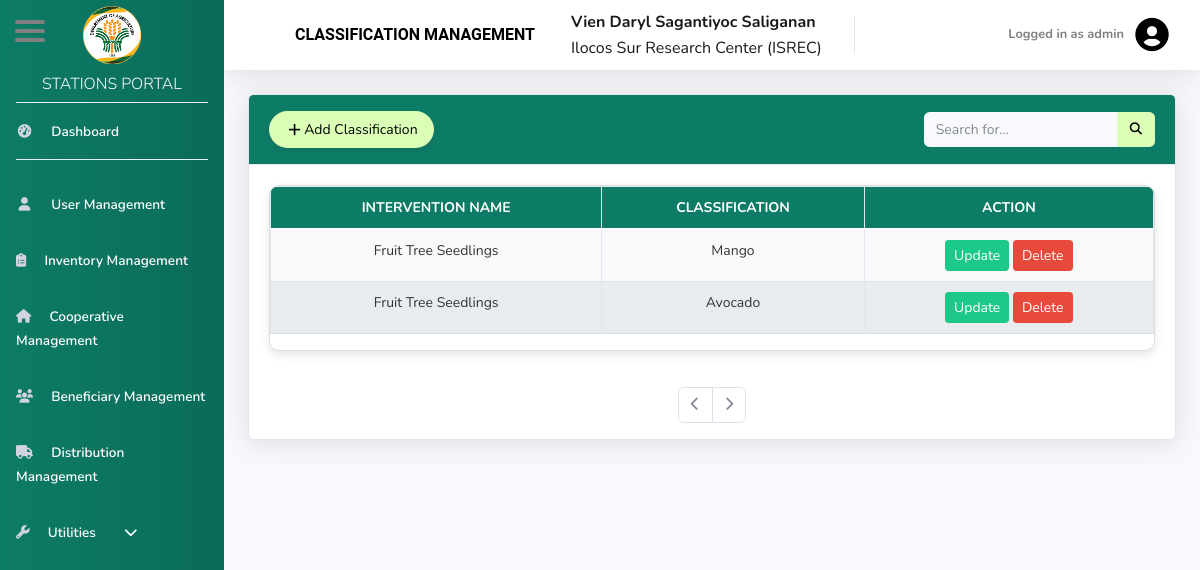
The app's page /admin/5SeedType.php (signed in) with its own data.
### tables this page shows
CREATE TABLE `tbl_seed_type` (
  `seed_id` int(8) NOT NULL,
  `seed_name` varchar(100) NOT NULL,
  `int_type_id` int(8) NOT NULL,
  `station_id` int(8) NOT NULL,
  `archived_at` timestamp NULL DEFAULT NULL
);

CREATE TABLE `tbl_intervention_type` (
  `int_type_id` int(8) NOT NULL,
  `intervention_name` varchar(100) NOT NULL,
  `station_id` int(8) NOT NULL,
  `archived_at` timestamp NULL DEFAULT NULL
);

### admin/5SeedType.php (the view, shortened to what this page needs)
<?php
include('includes/header.php');
include('includes/navbar.php');
?>
<div id="content-wrapper" class="d-flex flex-column">
    <div id="content">
        <nav class="navbar navbar-expand navbar-light bg-white topbar mb-4 static-top shadow">
            <span class="navbar-brand font-weight-bold" style="font-size: 18px; padding-left: 55px; color: Black; font-family: 'Roboto', sans-serif;">
                CLASSIFICATION MANAGEMENT
            </span>
                <div style="padding-left: 20px; color: black; display: flex; flex-direction: column; line-height: 1;">
                    <?php
                    if (isset($_SESSION['fname']) && isset($_SESSION['lname'])) {
                        $fullName = htmlspecialchars($_SESSION['fname']) . ' ' . htmlspecialchars($_SESSION['mname']) . ' ' . htmlspecialchars($_SESSION['lname']);
                        echo '<span class="navbar-brand font-weight-bold" style="font-size: 18px;">' . $fullName . '</span>';
                    }
                    if (isset($_SESSION['station_name'])) {
                        echo '<span class="navbar-brand" style="font-size: 16px;">' . htmlspecialchars($_SESSION['station_name']) . '</span>';
                    }
                    ?>
                </div>
                <ul class="navbar-nav ml-auto">
                    <li class="nav-item dropdown no-arrow">
                        <a class="nav-link dropdown-toggle" href="#" id="userDropdown" role="button"
                        data-bs-toggle="dropdown" aria-haspopup="true" aria-expanded="false">
                            <span class="mr-2 d-none d-lg-inline text-black small font-weight-bold" style="color: grey">
                                <?php
                                $username = $_SESSION['user'];
                                echo 'Logged in as ' . htmlspecialchars($username);
                                ?>
                            </span>
                            <i style="font-size: 40px; color: black;" class="bx bxs-user-circle"></i>
                        </a>
                    </li>
                </ul>
        </nav>
        <div class="container-fluid">
            <div class="card shadow mb-4">
                <div class="card-header py-3" style="background-color: #0D7C66;">
                    <div class="d-flex align-items-center">
                        <button type="button" class="btn d-flex align-items-center gap-2 rounded-pill shadow-sm"
                                style="background-color: #DCFFB7; color: black; border: none; padding: 8px 16px;"
                                id="btnAddSeedType" data-bs-toggle="modal" data-bs-target="#addSeedTypeModal">
                            <i class='bx bx-plus' style="font-size: 1.2rem;"></i>
                            <span>Add Classification</span>
                        </button>
                        <form class="d-none d-sm-inline-block form-inline ml-auto my-2 my-md-0 mw-100 navbar-search custom-search-form">
                            <div class="input-group">
                                <input type="text" id="search_id" class="form-control bg-light border-0 small"
                                    placeholder="Search for..." aria-label="Search" aria-describedby="basic-addon2" onkeyup="searchClassificationTable()">
                                <div class="input-group-append">
                                    <button class="btn text-white" style="background-color: #DCFFB7;" type="button">
                                    </button>
                                </div>
                            </div>
                        </form>
                    </div>
                </div>
                <div id="tab1" class="tab-content active">
                    <div class="card-body">
                        <div style="max-height: 430px; overflow: auto; width: 100%; border: 1px solid #ddd; border-radius: 10px; box-shadow: 0px 4px 10px rgba(0, 0, 0, 0.1);">
                        <table id="dataTable5" class="table table-bordered text-center" width="100%" cellspacing="0">
                    <thead class="thead" style="background-color: #0D7C66; color: white;">
                        <tr>
                            <th>Intervention Name</th>
                            <th>Classification</th>
                            <th>Action</th>
                        </tr>
                    </thead>
                    <tbody id="seedTableBody" style="color: black;">
                        <?php
                        include('../conn.php');
                        $uid = $_SESSION['uid'];
                        $sqlStation = "SELECT station_id FROM tbl_user WHERE uid = ?";
                        $stmtStation = $conn->prepare($sqlStation);
                        $stmtStation->bind_param("i", $uid);
                        $stmtStation->execute();
                        $resultStation = $stmtStation->get_result();
                        if ($resultStation->num_rows > 0) {
                            $rowStation = $resultStation->fetch_assoc();
                            $stationId = $rowStation['station_id'];
                            $page = isset($_GET['page']) ? (int)$_GET['page'] : 1;
                            $search = isset($_GET['search']) ? "%" . trim($_GET['search']) . "%" : "%";
                            $entries_per_page = 10;
                            $offset = ($page - 1) * $entries_per_page;
                            $sql_count = "SELECT COUNT(*) AS total FROM tbl_seed_type st
                                        INNER JOIN tbl_intervention_type it ON st.int_type_id = it.int_type_id
                                        WHERE st.station_id = ? AND (st.seed_name LIKE ? OR it.intervention_name LIKE ?)";
                            $stmt_count = $conn->prepare($sql_count);
                            $stmt_count->bind_param("iss", $stationId, $search, $search);
                            $stmt_count->execute();
                            $result_count = $stmt_count->get_result();
                            $total_entries = ($row_count = $result_count->fetch_assoc()) ? (int) $row_count['total'] : 0;
                            $sql ="SELECT
                                        st.seed_name,
                                        st.seed_id,
                                        it.intervention_name
                                    FROM
                                        tbl_seed_type st
                                    INNER JOIN
                                        tbl_intervention_type it
                                        ON st.int_type_id = it.int_type_id
                                    WHERE
                                        st.station_id = ?
                                        AND (st.seed_name LIKE ? OR it.intervention_name LIKE ?)
                                        AND st.archived_at IS NULL
                                    ORDER BY
                                        st.seed_id DESC
                                    LIMIT ? OFFSET ?";
                            $stmt = $conn->prepare($sql);
                            $stmt->bind_param("issii", $stationId, $search, $search, $entries_per_page, $offset);
                            $stmt->execute();
                            $result = $stmt->get_result();
                            if ($result->num_rows > 0) {
                                while ($row = $result->fetch_assoc()) { ?>
                                    <tr>
                                        <td><?= htmlspecialchars($row['intervention_name']) ?></td>
                                        <td><?= htmlspecialchars($row['seed_name']) ?></td>
                                        <td>
                                        <button class="btn btn-success btn-sm edit-btn"
                                            data-id="<?= htmlspecialchars($row['seed_id']) ?>"
                                            data-seed-name="<?= htmlspecialchars($row['seed_name']) ?>"
                                            data-intervention-name="<?= htmlspecialchars($row['intervention_name']) ?>"
                                            data-bs-toggle="modal"
                                            data-bs-target="#editSeedlingModal">
                                            Update
                                        </button>
                                            <button class="btn btn-danger btn-sm archive-btn"
                                                data-id="<?= htmlspecialchars($row['seed_id']) ?>">
                                                Delete
                                            </button>
                                        </td>
                                    </tr>
                                <?php }
                            } else {
                                echo "<tr><td colspan='3' class='text-center'>No matching seed types found.</td></tr>";
                            }
                        } else {
                            echo "<tr><td colspan='3' class='text-center'>No station found for this user.</td></tr>";
                        }
                        ?>
                        </tbody>
                        </table>
                        </div>
                    </div>
                    <nav>
                        <ul class="pagination justify-content-center mt-3">
                            <?php
                                $total_pages = ceil($total_entries / $entries_per_page);
                                if ($page > 1) {
                                    echo "<li class='page-item'><a class='page-link' href='?page=" . ($page - 1) . "'><i class='fas fa-chevron-left'></i></a></li>";
                                } else {
                                    echo "<li class='page-item disabled'><a class='page-link'><i class='fas fa-chevron-left'></i></a></li>";
                                }
                                if ($page < $total_pages) {
                                    echo "<li class='page-item'><a class='page-link' href='?page=" . ($page + 1) . "'><i class='fas fa-chevron-right'></i></a></li>";
                                } else {
                                        echo "<li class='page-item disabled'><a class='page-link'><i class='fas fa-chevron-right'></i></a></li>";
                                }
                            ?>
                        </ul>
                    </nav>
                </div>
            </div>
        </div>
    </div>
    <link rel="stylesheet" href="https://unpkg.com/boxicons@2.1.4/css/boxicons.min.css">
    <?php
        include('includes/footer.php');
    ?>

### admin/includes/navbar.php (style rules this page uses)
.nav-item .nav-link { color: #fff !important; font-size: 16px; font-weight: 500; transition: background-color 0.3s ease, transform 0.2s ease-in-out; }

### admin/5SeedType.php (style rules this page uses)
.table { font-size: 14px; }
.navbar-brand { font-size: 16px !important; }
.pagination .page-link { font-size: 14px; }
.form-control, .btn { font-size: 14px; }
.table thead { background-color: #0D7C66; color: white; font-weight: bold; text-transform: uppercase; }
.table thead th { padding: 10px; text-align: center; border-bottom: 2px solid #ffffff; }
.table tbody tr { background-color: #f8f9fa; transition: background-color 0.3s ease; }
.table tbody tr:nth-child(even) { background-color: #e9ecef; }
.table tbody td { padding: 10px; border-bottom: 1px solid #dee2e6; text-align: center; color: #333; }

### records on screen
tbl_seed_type: int_type.intervention_name "Fruit Tree Seedlings", seed_name "Mango"
tbl_seed_type: int_type.intervention_name "Fruit Tree Seedlings", seed_name "Avocado"

### other values on screen
$fullName "Vien Daryl Sagantiyoc Saliganan"
$_SESSION['station_name'] "Ilocos Sur Research Center (ISREC)"
$username "admin"
